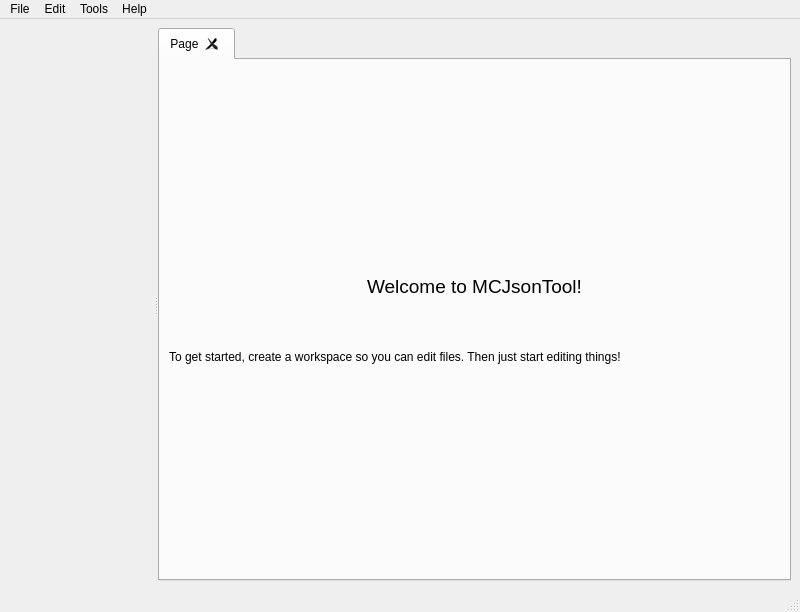
<?xml version="1.0" encoding="UTF-8"?>
<ui version="4.0">
 <class>MainWindow</class>
 <widget class="QMainWindow" name="MainWindow">
  <property name="geometry">
   <rect>
    <x>0</x>
    <y>0</y>
    <width>800</width>
    <height>612</height>
   </rect>
  </property>
  <property name="windowTitle">
   <string>MainWindow</string>
  </property>
  <widget class="QWidget" name="centralwidget">
   <layout class="QVBoxLayout" name="verticalLayout">
    <item>
     <widget class="QSplitter" name="splitter">
      <property name="orientation">
       <enum>Qt::Horizontal</enum>
      </property>
      <widget class="NavigatorWidget" name="navWidget" native="true">
       <property name="sizePolicy">
        <sizepolicy hsizetype="Minimum" vsizetype="MinimumExpanding">
         <horstretch>0</horstretch>
         <verstretch>1</verstretch>
        </sizepolicy>
       </property>
       <property name="minimumSize">
        <size>
         <width>109</width>
         <height>276</height>
        </size>
       </property>
      </widget>
      <widget class="QTabWidget" name="tabs">
       <property name="tabPosition">
        <enum>QTabWidget::North</enum>
       </property>
       <property name="tabShape">
        <enum>QTabWidget::Rounded</enum>
       </property>
       <property name="tabsClosable">
        <bool>true</bool>
       </property>
       <property name="movable">
        <bool>true</bool>
       </property>
       <widget class="QWidget" name="welcomePane">
        <attribute name="title">
         <string>Page</string>
        </attribute>
        <layout class="QHBoxLayout" name="horizontalLayout">
         <item>
          <widget class="QLabel" name="label">
           <property name="text">
            <string>&lt;html&gt;&lt;head/&gt;&lt;body&gt;&lt;p align=&quot;center&quot;&gt;&lt;span style=&quot; font-size:14pt;&quot;&gt;Welcome to MCJsonTool!&lt;/span&gt;&lt;/p&gt;&lt;p&gt;&lt;br/&gt;&lt;/p&gt;&lt;p&gt;To get started, create a workspace so you can edit files. Then just start editing things!&lt;/p&gt;&lt;/body&gt;&lt;/html&gt;</string>
           </property>
          </widget>
         </item>
        </layout>
       </widget>
      </widget>
     </widget>
    </item>
   </layout>
  </widget>
  <widget class="QMenuBar" name="menubar">
   <property name="geometry">
    <rect>
     <x>0</x>
     <y>0</y>
     <width>800</width>
     <height>21</height>
    </rect>
   </property>
   <widget class="QMenu" name="menuFile">
    <property name="title">
     <string>File</string>
    </property>
    <widget class="QMenu" name="menuNew">
     <property name="title">
      <string>New</string>
     </property>
     <addaction name="actionWorkspace"/>
     <addaction name="actionFile"/>
    </widget>
    <addaction name="menuNew"/>
    <addaction name="actionRecent"/>
    <addaction name="actionOpen"/>
    <addaction name="separator"/>
    <addaction name="actionSave"/>
    <addaction name="actionSave_as"/>
    <addaction name="separator"/>
    <addaction name="actionExit"/>
    <addaction name="actionOptions"/>
   </widget>
   <widget class="QMenu" name="menuEdit">
    <property name="title">
     <string>Edit</string>
    </property>
    <addaction name="actionUndo"/>
    <addaction name="actionRedo"/>
    <addaction name="separator"/>
   </widget>
   <widget class="QMenu" name="menuTools">
    <property name="title">
     <string>Tools</string>
    </property>
   </widget>
   <widget class="QMenu" name="menuHelp">
    <property name="title">
     <string>Help</string>
    </property>
   </widget>
   <addaction name="menuFile"/>
   <addaction name="menuEdit"/>
   <addaction name="menuTools"/>
   <addaction name="menuHelp"/>
  </widget>
  <widget class="QStatusBar" name="statusbar"/>
  <action name="actionWorkspace">
   <property name="text">
    <string>Workspace</string>
   </property>
  </action>
  <action name="actionFile">
   <property name="text">
    <string>File</string>
   </property>
  </action>
  <action name="actionRecent">
   <property name="text">
    <string>Recent</string>
   </property>
  </action>
  <action name="actionOpen">
   <property name="text">
    <string>Open</string>
   </property>
  </action>
  <action name="actionSave">
   <property name="text">
    <string>Save</string>
   </property>
  </action>
  <action name="actionSave_as">
   <property name="text">
    <string>Save as</string>
   </property>
  </action>
  <action name="actionExit">
   <property name="text">
    <string>Exit</string>
   </property>
  </action>
  <action name="actionOptions">
   <property name="text">
    <string>Options</string>
   </property>
  </action>
  <action name="actionUndo">
   <property name="text">
    <string>Undo</string>
   </property>
  </action>
  <action name="actionRedo">
   <property name="text">
    <string>Redo</string>
   </property>
  </action>
 </widget>
 <customwidgets>
  <customwidget>
   <class>NavigatorWidget</class>
   <extends>QWidget</extends>
   <header>mcjsontool/ui/main/navigator.h</header>
   <container>1</container>
  </customwidget>
 </customwidgets>
 <resources/>
 <connections/>
</ui>
